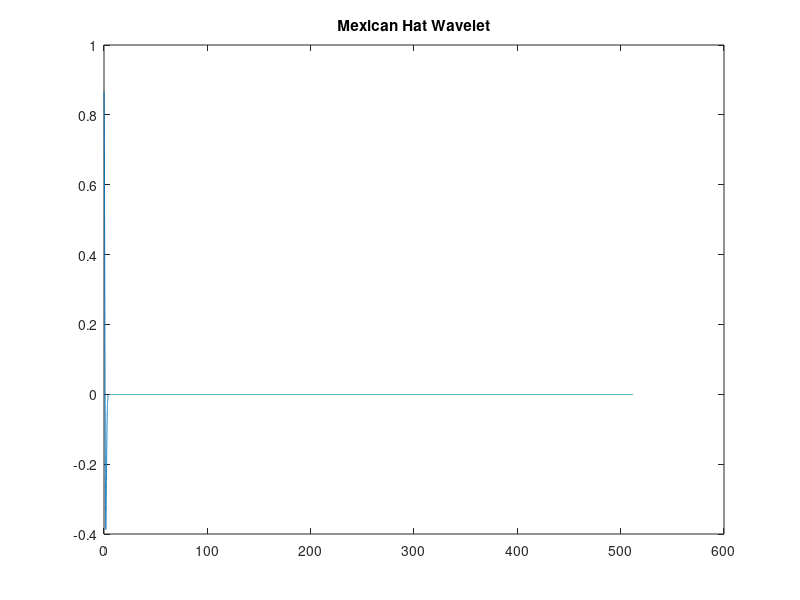

This figure's MATLAB source:
%% Mexican Hat Wavelet
% Create a Mexican hat wavelet with support on [-5,5]. Use 1,000 sample
% points. Plot the result.

% Copyright 2015 The MathWorks, Inc.

lb = 0;
ub = 512;
N = 2^16;
[psi,xval] = mexihat(lb,ub,N);
figure, plot(xval,psi)
title('Mexican Hat Wavelet');
